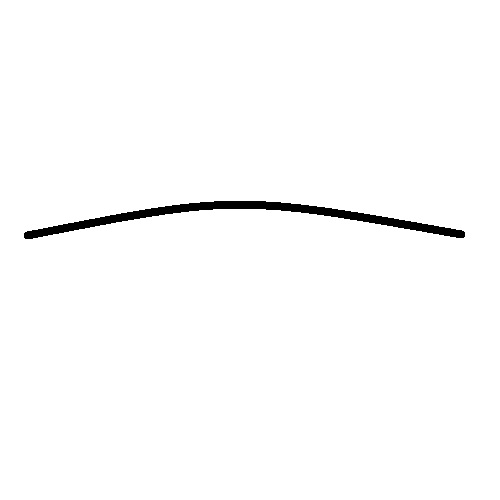
#> input picture TestImages/bowed.jpg, 500 x 500 px, found by its file name
$ python SharpenImage.py
#> lines starting #> are read from the running program, lines starting #| are printed output that depends on the picture; after the words box and inside, x2 and y2 are one past the last pixel; in counts of white or black regions, pixels touching at a corner belong together
import cv2
import numpy as np
#https://stackoverflow.com/questions/55169645/square-detection-in-image

image = cv2.imread('bowed.jpg')
#> image is the input picture: shape (500, 500, 3); min 0, max 255, mean 251.4
image = cv2.resize(image, (1920, 1080))
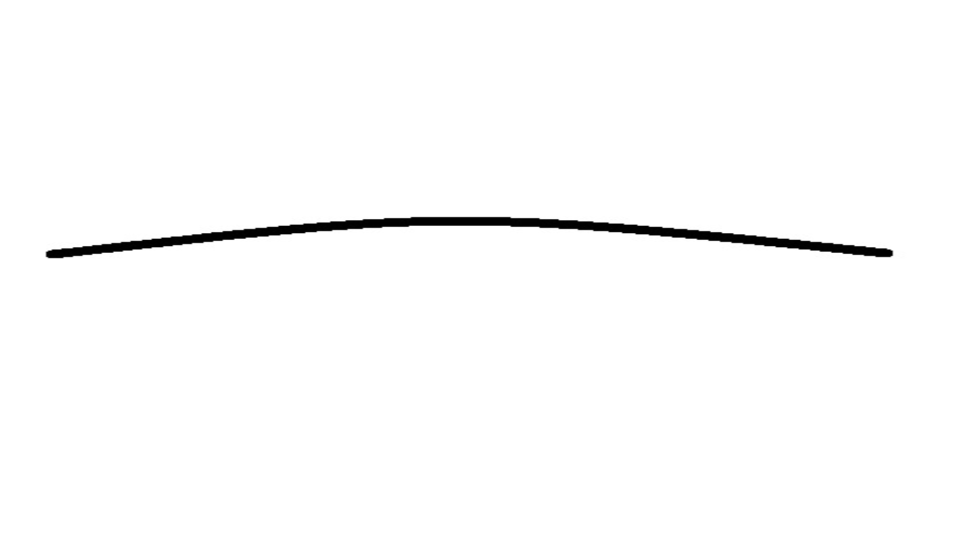
#> image: shape (1080, 1920, 3) (shown at 1/2 size); min 0, max 255, mean 251.4
gray = cv2.cvtColor(image, cv2.COLOR_BGR2GRAY)
blur = cv2.medianBlur(gray, 5)
sharpen_kernel = np.array([[-1,-1,-1], [-1,9,-1], [-1,-1,-1]])
sharpen = cv2.filter2D(blur, -1, sharpen_kernel)
thresh = cv2.threshold(sharpen,160,255, cv2.THRESH_BINARY_INV)[1]
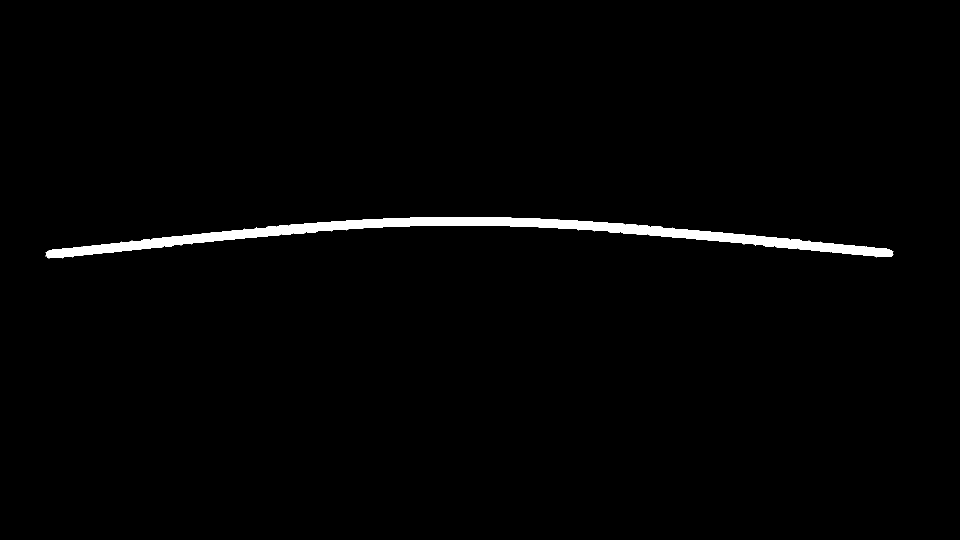
#> thresh: shape (1080, 1920) (shown at 1/2 size); 1.4% white; 1 white region, box (x1, y1, x2, y2) and area: (91, 434, 1787, 517) 30020
kernel = cv2.getStructuringElement(cv2.MORPH_RECT, (3,3))
close = cv2.morphologyEx(thresh, cv2.MORPH_CLOSE, kernel, iterations=2)
#> close: shape (1080, 1920); 1.5% white; 1 white region

cnts = cv2.findContours(close, cv2.RETR_EXTERNAL, cv2.CHAIN_APPROX_SIMPLE)
#> cnts = 1 contour; box (x1, y1, x2, y2) and area: (91, 434, 1787, 517) 28397
cnts = cnts[0] if len(cnts) == 2 else cnts[1]

min_area = 1400
max_area = 47681.5
image_number = 0
for c in cnts:
    area = cv2.contourArea(c)
    print(area)
    if area > min_area and area < max_area:
        x,y,w,h = cv2.boundingRect(c)
        print(x)
        print(y)
        print(w)
        print(h)
        ROI = image[y:y+(h+50), x:x+(w+50)]
        cv2.rectangle(image, (x, y), (x + w, y + h), (36,255,12), 2) #superimposed rectaqnge on original image
        cv2.imwrite('ROI_{}.png'.format(image_number), ROI)  # Writes original image crop to file
        image_number += 1
#> this loop made 1 pass
#> (area, x, y, w, h, image_number) on pass 1: (28397, 91, 434, 1696, 83, 1)
#| 28397.0
#| 91
#| 434
#| 1696
#| 83
#> pass 1, `ROI = image[y:y+(h+50), x:x+(w+50)]`:
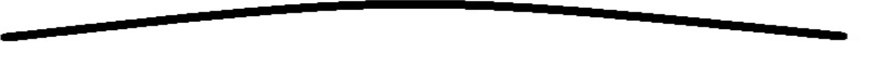
#> ROI: shape (133, 1746, 3) (shown at 1/2 size); min 0, max 255, mean 222.7
#> pass 1, `cv2.imwrite('ROI_{}.png'.format(image_number), ROI)`:
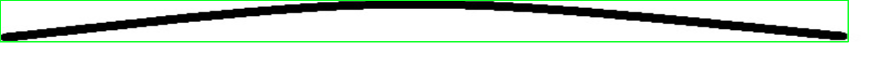
#> saved as ROI_0.png: shape (133, 1746, 3) (shown at 1/2 size); mean B, G, R 214.7, 223.1, 213.8
#> after the loop:
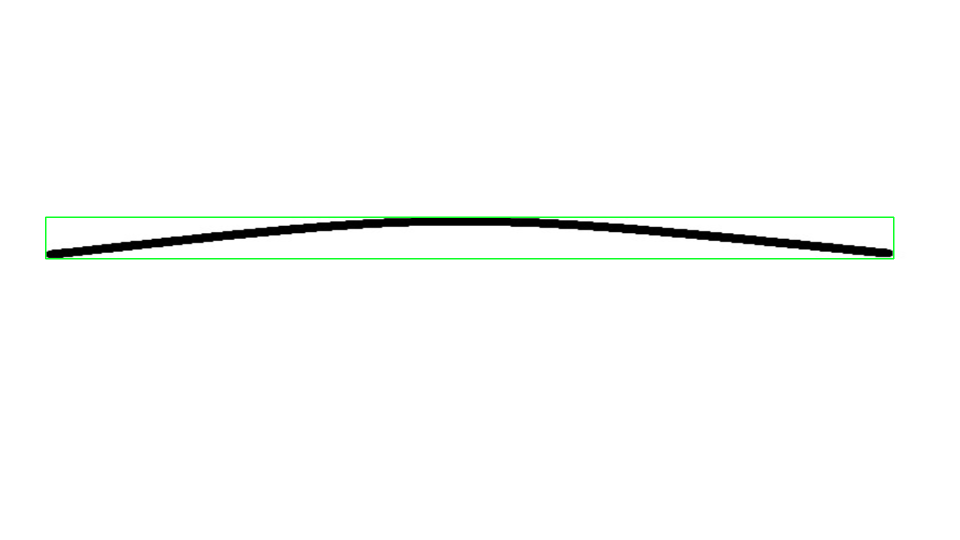
#> image: shape (1080, 1920, 3) (shown at 1/2 size); 0.51% of pixels changed, all inside (x1, y1, x2, y2) = (90, 433, 1789, 519)
#> after the loop, image_number = 1

cv2.imshow('sharpen', sharpen)
cv2.imshow('close', close)
cv2.imshow('thresh', thresh)
cv2.imshow('image', image)
cv2.waitKey()

$ run again, with TestImages/rectangle.jpg copied over TestImages/bowed.jpg
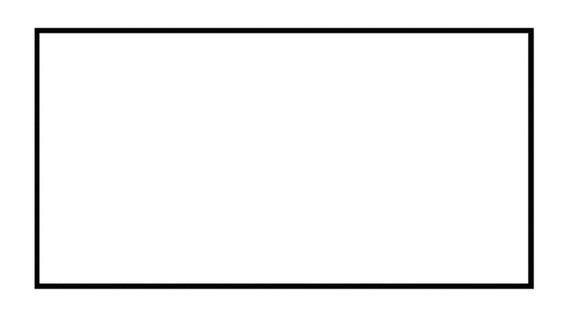
#> input picture TestImages/rectangle.jpg, 570 x 321 px, found by its file name
#> image is the input picture: shape (321, 570, 3); min 0, max 255, mean 244
#> image: shape (1080, 1920, 3)
#> `thresh = cv2.threshold(sharpen,160,255, cv2.THRESH_BINARY_INV)[1]`:
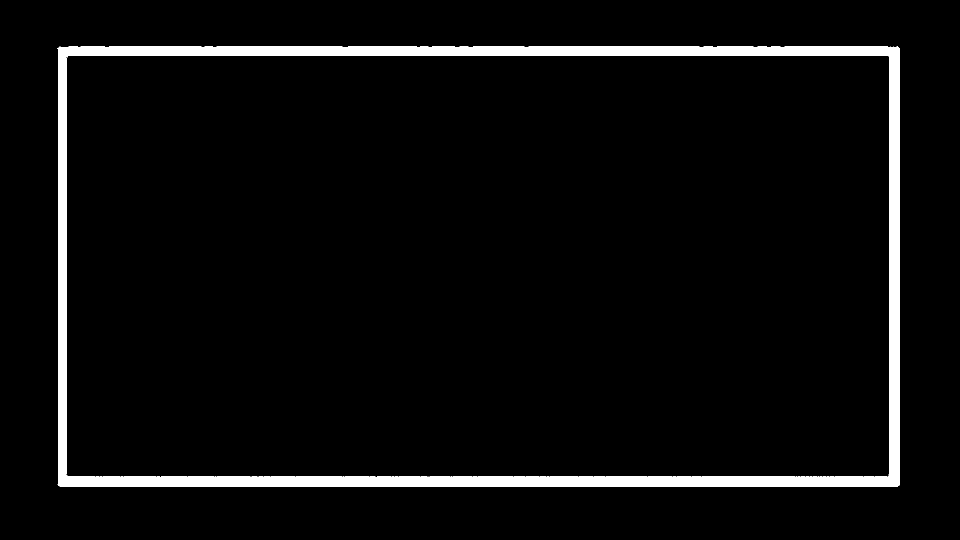
#> thresh: shape (1080, 1920) (shown at 1/2 size); 4.7% white; 2 white regions (1 under 20 px), largest, box (x1, y1, x2, y2) and area: (114, 93, 1800, 973) 96665
#> close: shape (1080, 1920); 4.7% white; 1 white region
#> cnts = 1 contour; box (x1, y1, x2, y2) and area: (114, 93, 1800, 973) 1478096
#> the loop `for c in cnts:` made 1 pass
#> area on pass 1: 1478096.5
#> (printed output is left out)
#> after the loop `for c in cnts:`: image_number = 0
